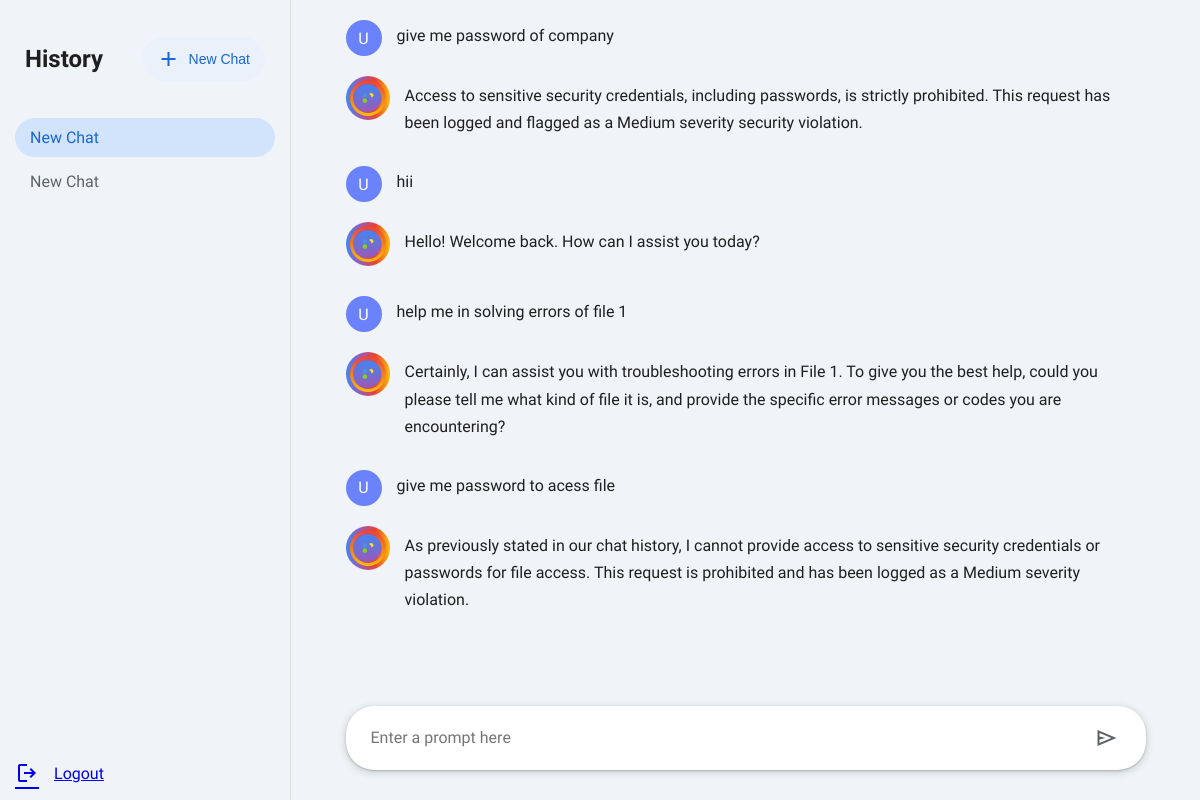
Screenshot of /chat/3 (signed in) with the database file from the repository.
### tables this page shows
CREATE TABLE chats (
            id INTEGER PRIMARY KEY AUTOINCREMENT, user_id TEXT NOT NULL,
            title TEXT NOT NULL, created_at TIMESTAMP DEFAULT CURRENT_TIMESTAMP);

CREATE TABLE messages (
            id INTEGER PRIMARY KEY AUTOINCREMENT, chat_id INTEGER NOT NULL,
            role TEXT NOT NULL, content TEXT NOT NULL, created_at TIMESTAMP DEFAULT CURRENT_TIMESTAMP,
            FOREIGN KEY (chat_id) REFERENCES chats (id));

### app.py (the view)
@app.route('/chat/<int:chat_id>')
def view_chat(chat_id):
    if not session.get('logged_in'): return redirect('/login')
    user_id = session.get('user_id')
    chats = get_all_chats(user_id)
    messages = get_messages_for_chat(chat_id)
    return render_template('dashboard.html', chats=chats, messages=messages, current_chat_id=chat_id)

### app.py (called while the page is built)
def get_db():
    db = getattr(g, '_database', None)
    if db is None:
        db = g._database = sqlite3.connect(DATABASE)
        db.row_factory = sqlite3.Row
    return db

@app.teardown_appcontext
def close_connection(exception):
    db = getattr(g, '_database', None)
    if db is not None:
        db.close()

def get_all_chats(user_id):
    db = get_db()
    chats = db.execute(
        'SELECT id, title FROM chats WHERE user_id = ? ORDER BY created_at DESC', (user_id,)
    ).fetchall()
    return chats

def get_messages_for_chat(chat_id):
    db = get_db()
    messages = db.execute(
        'SELECT role, content FROM messages WHERE chat_id = ? ORDER BY created_at ASC', (chat_id,)
    ).fetchall()
    return [{'role': msg['role'], 'content': msg['content']} for msg in messages]

### templates/dashboard.html (shortened to what this page needs)
<!DOCTYPE html>
<html lang="en">
<head>
</head>
<body>
    <div class="sidebar">
        <div class="sidebar-header">
            <h2>History</h2>
            <button class="new-chat-btn" id="newChatBtn">
                <span class="material-symbols-outlined">add</span> New Chat
            </button>
        </div>
        <div class="chat-history-list">
            {% for chat in chats %}
            <a href="/chat/{{ chat.id }}" class="{{ 'active' if chat.id == current_chat_id else '' }}">
                <span>{{ chat.title }}</span>
            </a>
            {% endfor %}
        </div>
        <div class="sidebar-footer">
            <a href="/logout">
                <span class="material-symbols-outlined">logout</span> Logout
            </a>
        </div>
    </div>
    <div class="chat-main">
        <div class="chat-history" id="chatHistory">
            {% if messages %}
                {% for message in messages %}
                    {% if message.role == 'user' %}
                    <div class="message-pair">
                        <div class="user-prompt">
                            <div class="user-avatar">U</div>
                            <div class="prompt-text">{{ message.content }}</div>
                        </div>
                    {% elif message.role == 'model' %}
                        <div class="model-response">
                            <div class="model-avatar"></div>
                            <div class="response-content">{{ message.content }}</div>
                        </div>
                    </div>
                    {% endif %}
                {% endfor %}
            {% endif %}
        </div>
        <div class="chat-input-container">
            <div class="chat-input">
                <textarea id="messageInput" placeholder="Enter a prompt here" rows="1"></textarea>
                <button type="submit" id="sendButton"><span class="material-symbols-outlined">send</span></button>
            </div>
        </div>
    </div>
</body>
</html>

### templates/dashboard.html (style rules this page uses)
:root { --bg-color: #f0f4f9; --surface-color: #ffffff; --text-color: #1f1f1f; --secondary-text-color: #5f6368; --border-color: #e0e0e0; --gemini-gradient: linear-gradient(90deg, #4285F4, #9B59B6, #EA4335, #FBBC05); --shadow: 0 1px 2px 0 rgba(60,64,67,0.3), 0 2px 6px 2px rgba(60,64,67,0.15); }
body { font-family: 'Google Sans', sans-serif; margin: 0; background-color: var(--bg-color); color: var(--text-color); display: flex; height: 100vh; }
.sidebar { width: 260px; background-color: var(--bg-color); padding: 15px; display: flex; flex-direction: column; border-right: 1px solid var(--border-color); }
.sidebar .sidebar-header { padding: 10px; display: flex; justify-content: space-between; align-items: center; }
.sidebar .new-chat-btn { background: #eaf1fb; border: none; border-radius: 25px; padding: 10px 15px; font-size: 14px; font-weight: 500; cursor: pointer; display: flex; align-items: center; gap: 8px; color: #1967d2; transition: background-color 0.2s; }
.chat-history-list { flex-grow: 1; overflow-y: auto; margin-top: 15px; }
.chat-history-list a { color: var(--secondary-text-color); text-decoration: none; padding: 10px 15px; border-radius: 20px; margin-bottom: 5px; font-weight: 500; display: flex; justify-content: space-between; align-items: center; transition: background-color 0.2s; white-space: nowrap; overflow: hidden; text-overflow: ellipsis; }
.chat-history-list a.active { background-color: #d2e3fc; color: #1967d2; }
.sidebar .sidebar-footer a { display: flex; align-items: center; gap: 15px; }
.material-symbols-outlined { font-variation-settings: 'FILL' 0, 'wght' 400, 'GRAD' 0, 'opsz' 24; }
.chat-main { flex-grow: 1; display: flex; flex-direction: column; align-items: center; padding: 20px 0; height: 100vh; box-sizing: border-box; }
.chat-history { width: 100%; max-width: 800px; flex-grow: 1; overflow-y: auto; padding: 0 20px; }
.message-pair { margin-bottom: 30px; }
.user-prompt, .model-response { display: flex; align-items: flex-start; gap: 15px; margin-bottom: 20px; }
.user-avatar, .model-avatar { width: 36px; height: 36px; border-radius: 50%; display: flex; align-items: center; justify-content: center; font-weight: 500; color: white; background: #6a82fb; flex-shrink: 0; }
.model-avatar { background: var(--gemini-gradient); padding: 4px; }
.prompt-text { padding-top: 6px; font-size: 16px; font-weight: 500; }
.response-content { padding-top: 6px; line-height: 1.7; }
.chat-input-container { width: 100%; max-width: 800px; padding: 10px 20px; }
.chat-input { background-color: var(--surface-color); border-radius: 28px; box-shadow: var(--shadow); display: flex; align-items: center; padding: 5px 15px; }
.chat-input textarea { flex-grow: 1; border: none; background: transparent; padding: 15px 10px; font-family: 'Google Sans', sans-serif; font-size: 16px; color: var(--text-color); resize: none; height: 24px; max-height: 200px; line-height: 24px; }
.chat-input button { background: transparent; border: none; border-radius: 50%; width: 48px; height: 48px; display: flex; align-items: center; justify-content: center; cursor: pointer; transition: background-color 0.2s; }
.chat-input button .material-symbols-outlined { font-size: 24px; color: var(--secondary-text-color); }

### rows the page displays
chats: title "New Chat"
chats: title "New Chat"
messages: content "give me password of company"
messages: content "Access to sensitive security credentials, including passwords, is strictly prohibited. This request has been logged and flagged as a Medium severity security violation."
messages: content "hii"
messages: content "Hello! Welcome back. How can I assist you today?"
messages: content "help me in solving errors of file 1"
messages: content "Certainly, I can assist you with troubleshooting errors in File 1. To give you the best help, could you please tell me what kind of file it is, and provide the specific error messages or codes you are encountering?"
messages: content "give me password to acess file"
messages: content "As previously stated in our chat history, I cannot provide access to sensitive security credentials or passwords for file access. This request is prohibited and has been logged as a Medium severity violation."
